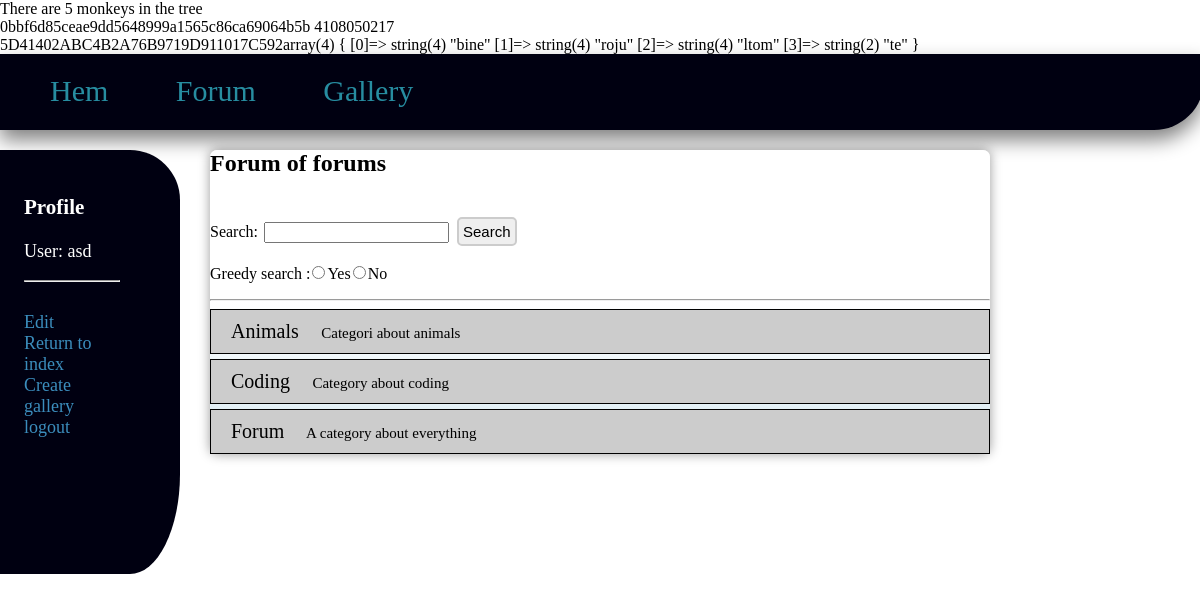
Screenshot of /index.php (signed in) with the database file from the repository.
### tables this page shows
CREATE TABLE IF NOT EXISTS `categories` (
  `id` tinyint(4) NOT NULL AUTO_INCREMENT,
  `category_title` varchar(255) NOT NULL,
  `category_description` varchar(255) NOT NULL,
  `last_post_date` date DEFAULT NULL,
  `last_user_posted` int(11) DEFAULT NULL,
  PRIMARY KEY (`id`)
);

### index.php (the view, shortened to what this page needs)
<?php
$a = "binero";
$b = "jultomte";
$c = levenshtein($a,$b)+crc32(sprintf("%u",$b));
$d = str_split($a.$b,4);
$e = sha1($c.$d[2]);
echo $e."\n" . $c . "<br/>" . "5D41402ABC4B2A76B9719D911017C592" ;
var_dump($d);
?>
<?php
	include('header.php');
	include('config.php');
echo displayUserInfo();
?>
<div id="forum_wrapper">
<h2> Forum of forums</h2>
<?php
include("search.php");
?>
<hr/>
<div id="content">
<?php
	$sql = "SELECT * FROM	categories ORDER BY category_title ASC;";
	$res = mysql_query($sql) or die(mysql_error());
	$categories = "";
	if(mysql_num_rows($res) > 0)
	{
		while($row = mysql_fetch_assoc($res))
		{
			$id = $row['id'];
			$title = $row['category_title'];
			$description = $row['category_description'];
			$categories .= "<a class='cat_links' href='view_cat.php?cid=".$id."'>{$title}<font size='-1'>&nbsp;&nbsp;&nbsp;&nbsp;&nbsp;  {$description}</font></a>";
		}
		echo $categories;
	}
	else
	{
		echo "<p>No categories avaliable</p>";
	}
?>
</div>
</body>
</html>

### style/style.css (style rules this page uses)
html,body { margin:0; padding:0; }
#forum_wrapper { width:65%; margin-left:auto; margin-right:auto; -webkit-box-shadow: 0px 0px 12px rgba(0, 0, 0, 0.4); -moz-box-shadow: 0px 1px 6px rgba(23, 69, 88, .5); -webkit-border-radius: 12px; -moz-border-radius: 7px; border-radius: 7px; background: -webkit-gradient(linear, left top, left bottom, color-stop(10%, white), color-stop(50%, white), color-stop(100%, #D7E9F1)); background: -moz-linear-gradient(top, white 0%, white 55%, #D5E4F3 130%); }
.cat_links { font-size:20px; text-decoration:none; display:block; padding: 20px; padding-top: 10px; padding-bottom:10px; border: 1px solid #000000; margin-bottom:5px; background-color:#cccccc; color:#000000; }
.cat_links font { font-size:15px; }

### rows the page displays
categories: category_title "Animals", category_description "Categori about animals"
categories: category_title "Coding", category_description "Category about coding"
categories: category_title "Forum", category_description "A category about everything"

### other values shown
$e "0bbf6d85ceae9dd5648999a1565c86ca69064b5b"
$c "4108050217"
$_SESSION['username'] "asd"
